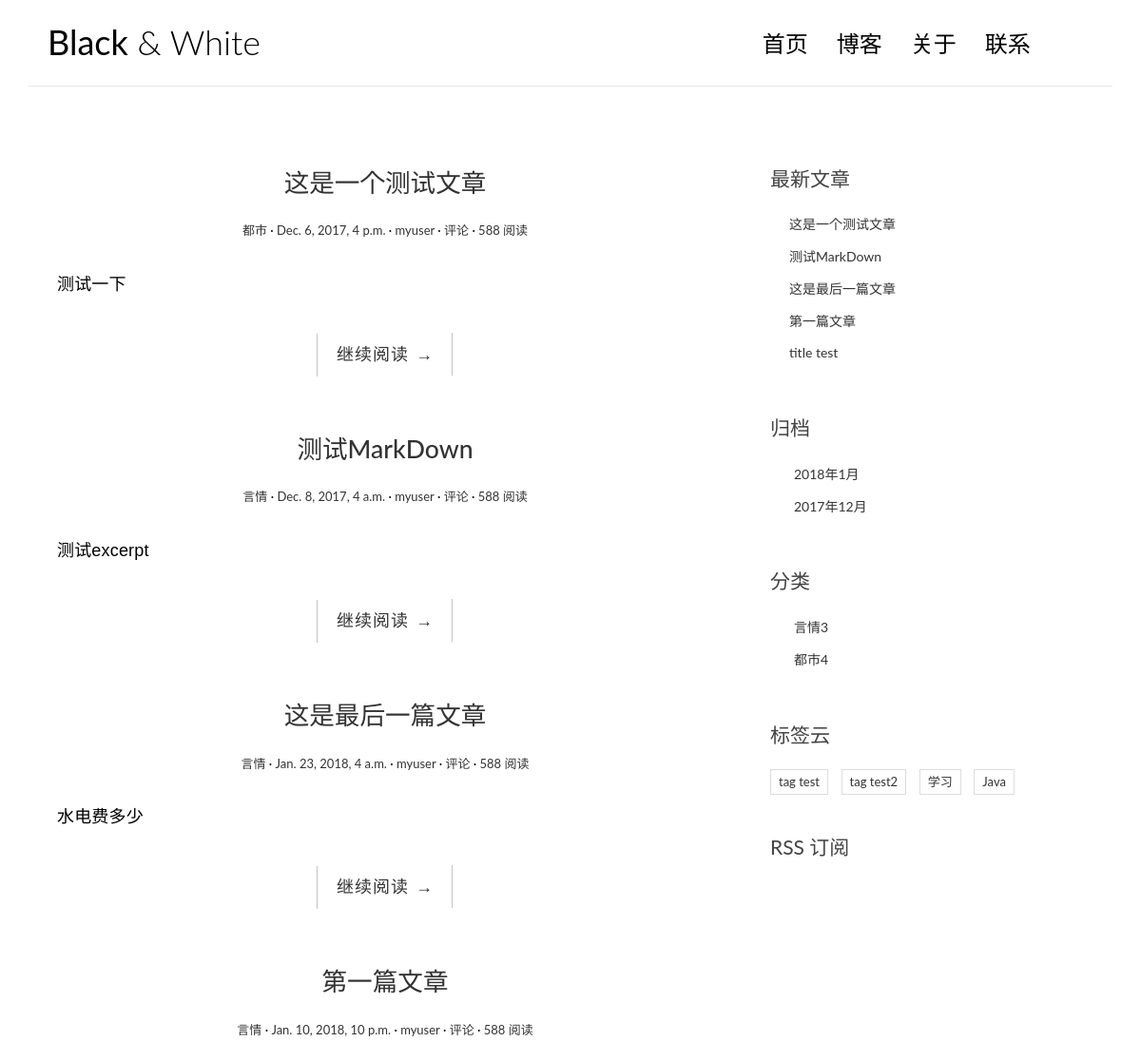
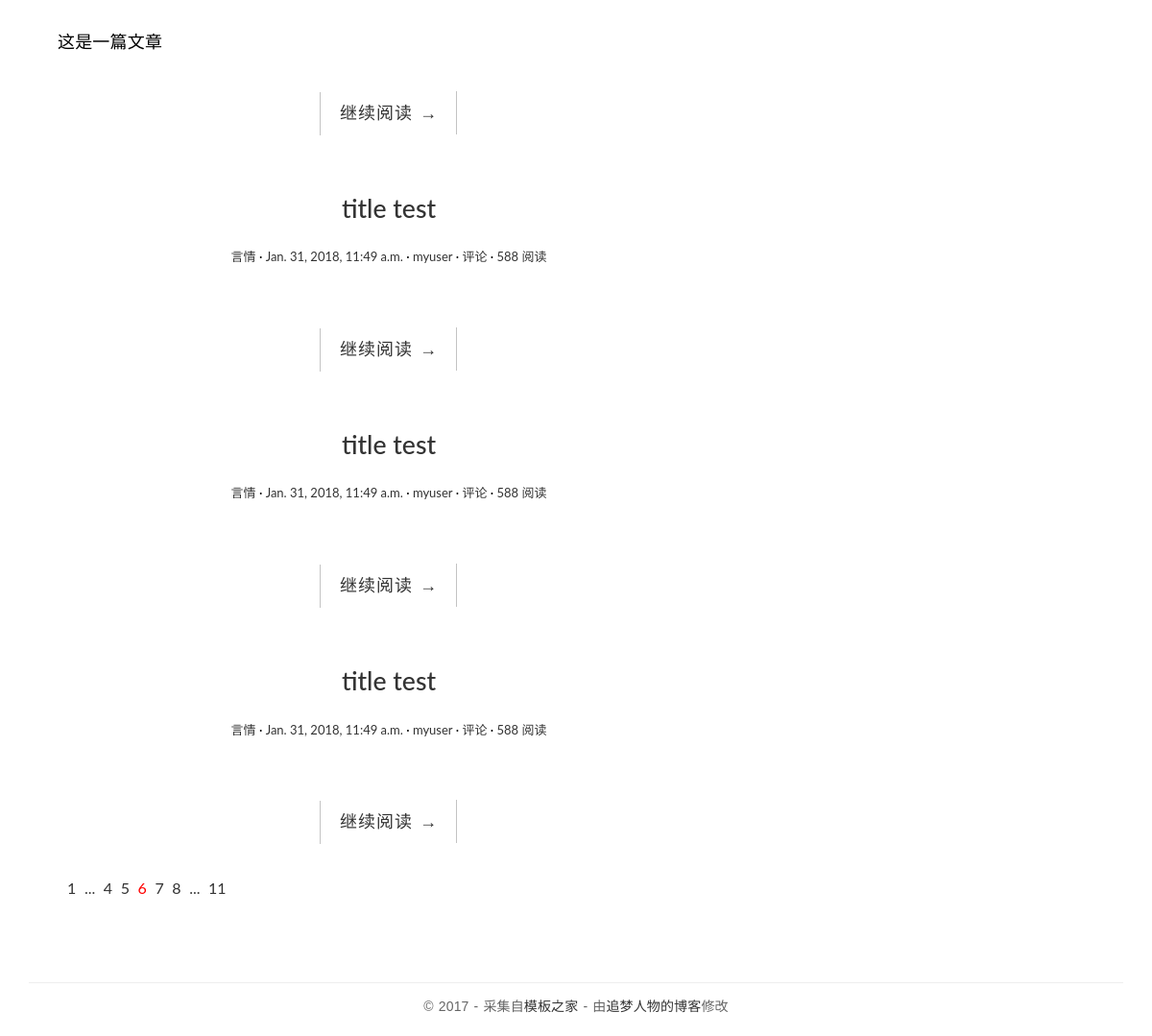
The page / on the database its author committed (2 pictures, top to bottom).
### blog/models.py (models this page shows, shortened)
@python_2_unicode_compatible
class Post(models.Model):
    title = models.CharField(max_length=70)
    body = models.TextField()
    created_time = models.DateTimeField()
    modified_time = models.DateTimeField()
    excerpt = models.CharField(max_length=200, blank=True)
    category = models.ForeignKey(Category)
    tag = models.ManyToManyField(Tag, blank=True)
    author = models.ForeignKey(User)
    def get_absolute_url(self):
        return reverse('blog:detail', kwargs={'pk': self.pk})
    class Meta:
        ordering = ['-id']

@python_2_unicode_compatible
class Category(models.Model):
    name = models.CharField(max_length=100)

class Tag(models.Model):
    name = models.CharField(max_length=100)

### blog/views.py (the view)
# urls.py: url(r'^$', views.index, name='index'),
def index(request):
    post_list = Post.objects.all()
    return render(request, 'blog/index.html', context={'post_list': post_list})

### blog/templatetags/blog_tags.py (called while the page is built)
@register.simple_tag
def get_recent_posts(num=5):
    return Post.objects.all()[:num]

@register.simple_tag
def get_archives():
    return Post.objects.dates('created_time', 'month', order='DESC')

@register.simple_tag
def get_categories():
    return Category.objects.all()

@register.simple_tag
def get_tags():
    return Tag.objects.all()

### templates/blog/index.html (shortened to what this page needs)
{% extends 'base.html' %}
{% load staticfiles %}
            {% block main %}
            {% for post in post_list %}
            <article class="post post-{{post.pk}}}">
                <header class="entry-header">
                    <h1 class="entry-title">
                        <a href="{{post.get_absolute_url}}">{{post.title|safe}}</a>
                    </h1>
                    <div class="entry-meta">
                        <span class="post-category"><a href="#">{{post.category.name}}</a></span>
                        <span class="post-date"><a href="#"><time class="entry-date"
                                                                  datetime="2012-11-09T23:15:57+00:00">{{post.created_time}}</time></a></span>
                        <span class="post-author"><a href="#">{{post.author}}</a></span>
                        <span class="comments-link"><a href="#">{{post.comment_set.count}} 评论</a></span>
                        <span class="views-count"><a href="#">588 阅读</a></span>
                    </div>
                </header>
                <div class="entry-content clearfix">
                    <p>{{post.excerpt}}</p>
                    <div class="read-more cl-effect-14">
                        <a href="{{post.get_absolute_url}}" class="more-link">继续阅读 <span class="meta-nav">→</span></a>
                    </div>
                </div>
            </article>
            {% empty %}
            <div class="no-post">暂停还没有发表文章</div>
            {% endfor %}
            <div class="pagination">
                <ul>
                    <li><a href="">1</a></li>
                    <li><a href="">...</a></li>
                    <li><a href="">4</a></li>
                    <li><a href="">5</a></li>
                    <li class="current"><a href="">6</a></li>
                    <li><a href="">7</a></li>
                    <li><a href="">8</a></li>
                    <li><a href="">...</a></li>
                    <li><a href="">11</a></li>
                </ul>
            </div>
            {% endblock main %}

### templates/base.html (shortened to what this page needs)
{% load blog_tags %}
{% load staticfiles %}
<!DOCTYPE html>
<html>
<head>
    <link rel="stylesheet" href="{% static 'blog/css/bootstrap.min.css'%}">
    <link rel="stylesheet" href="http://code.ionicframework.com/ionicons/2.0.1/css/ionicons.min.css">
    <link rel="stylesheet" href="{% static 'blog/css/pace.css'%}">
    <link rel="stylesheet" href="{% static 'blog/css/custom.css'%}">
</head>
<body>
<div class="container">
    <header id="site-header">
        <div class="row">
            <div class="col-md-4 col-sm-5 col-xs-8">
                <div class="logo">
                    <h1><a href="index.html"><b>Black</b> &amp; White</a></h1>
                </div>
            </div>
            <div class="col-md-8 col-sm-7 col-xs-4">
                <nav class="main-nav" role="navigation">
                    <div class="collapse navbar-collapse" id="bs-example-navbar-collapse-1">
                        <ul class="nav navbar-nav navbar-right">
                            <li class="cl-effect-11"><a href="{% url 'blog:index' %}" data-hover="首页">首页</a></li>
                            <li class="cl-effect-11"><a href="full-width.html" data-hover="博客">博客</a></li>
                            <li class="cl-effect-11"><a href="about.html" data-hover="关于">关于</a></li>
                            <li class="cl-effect-11"><a href="contact.html" data-hover="联系">联系</a></li>
                        </ul>
                    </div>
                </nav>
            </div>
        </div>
    </header>
</div>
<div class="content-body">
    <div class="container">
        <div class="row">
            <main class="col-md-8">
                {% block main %}
                {% endblock main %}
            </main>
            <aside class="col-md-4">
                <div class="widget widget-recent-posts">
                    <h3 class="widget-title">最新文章</h3>
                    {% get_recent_posts as recent_post_list %}
                    <ul>
                        {% for post in recent_post_list %}
                        <li>
                            <a href="{{post.get_absolute_url}}">{{post.title}}</a>
                        </li>
                        {% empty %}
                        <p>暂无文章</p>
                        {% endfor %}
                    </ul>
                </div>
                <div class="widget widget-archives">
                    <h3 class="widget-title">归档</h3>
                    {% get_archives as archives_list %}
                    <ul>
                        {% for date in archives_list %}
                        <li>
                            <a href="{% url 'blog:archives' date.year date.month %}">{{ date.year }}年{{date.month}}月</a>
                        </li>
                        {% empty%}
                        <p>暂无归档</p>
                        {% endfor %}
                    </ul>
                </div>
                <div class="widget widget-category">
                    <h3 class="widget-title">分类</h3>
                    {%  get_categories as categories_list %}
                    <ul>
                        {% for category in categories_list %}
                        <li>
                            <a href="{% url 'blog:category' category.pk %}">{{post.name}} <span class="post-count">{{category.name}}{{category.pk}}</span></a>
                        </li>
                        {% empty %}
                        <p>暂无分类</p>
                        {% endfor %}
                    </ul>
                </div>
                <div class="widget widget-tag-cloud">
                    <h3 class="widget-title">标签云</h3>
                    {% get_tags as tags_list %}
                    <ul>
                        {% for tag in tags_list %}
                        <li>
                            <a href="{% url 'blog:tag' tag.pk %}">{{tag.name}}</a>
                        </li>
                        {% empty %}
                        <p>暂无文章</p>
                        {% endfor %}
                    </ul>
                </div>
                <div class="rss">
                    <a href=""> RSS 订阅</a>
                </div>
            </aside>
        </div>
    </div>
</div>
<footer id="site-footer">
    <div class="container">
        <div class="row">
            <div class="col-md-12">
                <p class="copyright">&copy 2017 - 采集自<a href="http://www.cssmoban.com/"
                                                        target="_blank" title="模板之家">模板之家</a>
                    - 由<a href="http://zmrenwu.com/" title="网页模板" target="_blank">追梦人物的博客</a>修改
                </p>
            </div>
        </div>
    </div>
</footer>
</body>
</html>

### blog/static/blog/css/custom.css (style rules this page uses)
* { outline: none; }
h1, h2, h3, h4, h5, h6 { margin-top: 0; }
b { font-weight: 400; }
a { color: #333; }
body { color: #444; font-family: 'Lato', sans-serif; }
p { font-family: 'Ubuntu', sans-serif; font-weight: 400; word-spacing: 1px; letter-spacing: 0.01em; }
#site-header { background-color: #FFF; padding: 25px 20px; margin-bottom: 40px; border-bottom: 1px solid #e7e7e7; }
.logo h1 a { color: #000; }
.logo h1 { margin: 0; font-family: 'Lato', sans-serif; font-weight: 300; }
.main-nav { margin-top: 11px; max-width: 95%; }
.main-nav a { color: #000000 !important; padding: 0 0 5px 0 !important; margin-right: 30px; font-family: 'Lato', sans-serif; font-weight: 300; font-size: 24px; }
.cl-effect-11 a { padding: 10px 0; color: #0972b4; text-shadow: none; }
.cl-effect-11 a::before { position: absolute; top: 0; left: 0; overflow: hidden; padding: 0 0 5px 0 !important; max-width: 0; border-bottom: 1px solid #000; color: #000; content: attr(data-hover); white-space: nowrap; -webkit-transition: max-width 0.5s; -moz-transition: max-width 0.5s; transition: max-width 0.5s; }
.content-body { padding-bottom: 4em; }
.post { background: #fff; padding: 30px 30px 0; }
.entry-title { text-align: center; font-size: 1.9em; margin-bottom: 20px; line-height: 1.6; padding: 10px 20px 0; }
.entry-meta { text-align: center; color: #DDDDDD; font-size: 13px; margin-bottom: 30px; }
.entry-content { font-size: 18px; line-height: 1.9; font-weight: 300; color: #000; }
.post-category::after, .post-date::after, .post-author::after, .comments-link::after { content: ' ·'; color: #000; }
.read-more { font-family: 'Ubuntu', sans-serif; font-weight: 400; word-spacing: 1px; letter-spacing: 0.01em; text-align: center; margin-top: 20px; }
.cl-effect-14 a { padding: 0 20px; height: 45px; line-height: 45px; position: relative; display: inline-block; margin: 15px 25px; letter-spacing: 1px; font-weight: 400; text-shadow: 0 0 1px rgba(255, 255, 255, 0.3); }
.cl-effect-14 a::before, .cl-effect-14 a::after { position: absolute; width: 45px; height: 1px; background: #C3C3C3; content: ''; -webkit-transition: all 0.3s; -moz-transition: all 0.3s; transition: all 0.3s; pointer-events: none; }
.cl-effect-14 a::before { top: 0; left: 0; -webkit-transform: rotate(90deg); -moz-transform: rotate(90deg); transform: rotate(90deg); -webkit-transform-origin: 0 0; -moz-transform-origin: 0 0; transform-origin: 0 0; }
.cl-effect-14 a::after { right: 0; bottom: 0; -webkit-transform: rotate(90deg); -moz-transform: rotate(90deg); transform: rotate(90deg); -webkit-transform-origin: 100% 0; -moz-transform-origin: 100% 0; transform-origin: 100% 0; }
.widget { background: #fff; padding: 30px 0 0; }
.widget-title { font-size: 1.5em; margin-bottom: 20px; line-height: 1.6; padding: 10px 0 0; font-weight: 400; }
.widget-recent-posts ul { padding: 0; margin: 0; padding-left: 20px; }
.widget-recent-posts ul li { list-style-type: none; position: relative; line-height: 170%; margin-bottom: 10px; }
.widget-recent-posts ul li::before { content: '\f3d3'; font-family: "Ionicons"; position: absolute; left: -17px; top: 3px; font-size: 16px; color: #000; }
.widget-archives ul { padding: 0; margin: 0; padding-left: 25px; }
.widget-archives ul li { list-style-type: none; position: relative; line-height: 170%; margin-bottom: 10px; }
.widget-archives ul li::before { content: '\f3f3'; font-family: "Ionicons"; position: absolute; left: -25px; top: 1px; font-size: 16px; color: #000; }
.widget-category ul { padding: 0; margin: 0; padding-left: 25px; }
.widget-category ul li { list-style-type: none; position: relative; line-height: 170%; margin-bottom: 10px; }
.widget-category ul li::before { content: '\f3fe'; font-family: "Ionicons"; position: absolute; left: -25px; top: 1px; font-size: 18px; color: #000; }
.widget-tag-cloud ul { padding: 0; margin: 0; margin-right: -10px; }
.widget-tag-cloud ul li { list-style-type: none; font-size: 13px; display: inline-block; margin-right: 10px; margin-bottom: 10px; padding: 3px 8px; border: 1px solid #ddd; }
.rss { font-size: 21px; margin-top: 30px; }
.rss a { color: #444; }
#site-footer { padding-top: 10px; padding: 0 0 1.5em 0; }
.copyright { text-align: center; padding-top: 1em; margin: 0; border-top: 1px solid #eee; color: #666; }
.pagination ul { list-style: none; }
.pagination ul li { display: inline-block; font-size: 16px; margin-right: 5px; }
.current a { color: red; }

### rows shown on the page
Post: title "这是一个测试文章", category.name "都市", created_time "Dec. 6, 2017, 4 p.m.", author "myuser", excerpt "测试一下"
Post: title "测试MarkDown", category.name "言情", created_time "Dec. 8, 2017, 4 a.m.", author "myuser", excerpt "测试excerpt"
Post: title "这是最后一篇文章", category.name "言情", created_time "Jan. 23, 2018, 4 a.m.", author "myuser", excerpt "水电费多少"
Post: title "第一篇文章", category.name "言情", created_time "Jan. 10, 2018, 10 p.m.", author "myuser", excerpt "这是一篇文章"
Post: title "title test", category.name "言情", created_time "Jan. 31, 2018, 11:49 a.m.", author "myuser"
Post: title "title test", category.name "言情", created_time "Jan. 31, 2018, 11:49 a.m.", author "myuser"
Post: title "title test", category.name "言情", created_time "Jan. 31, 2018, 11:49 a.m.", author "myuser"
Category: name "言情", pk "3"
Category: name "都市", pk "4"
Tag: name "tag test"
Tag: name "tag test2"
Tag: name "学习"
Tag: name "Java"

### other values the page prints
{{ date.year }} "2018" "2017"
{{ date.month }} "1" "12"
